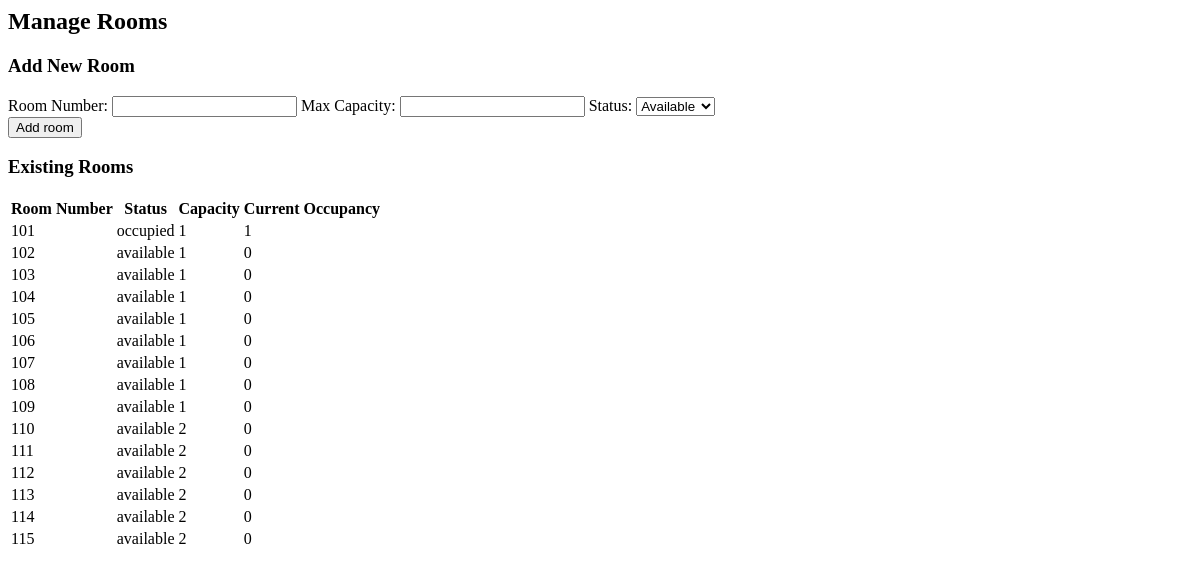
Page /manage_rooms (signed in) on the earlier database version.
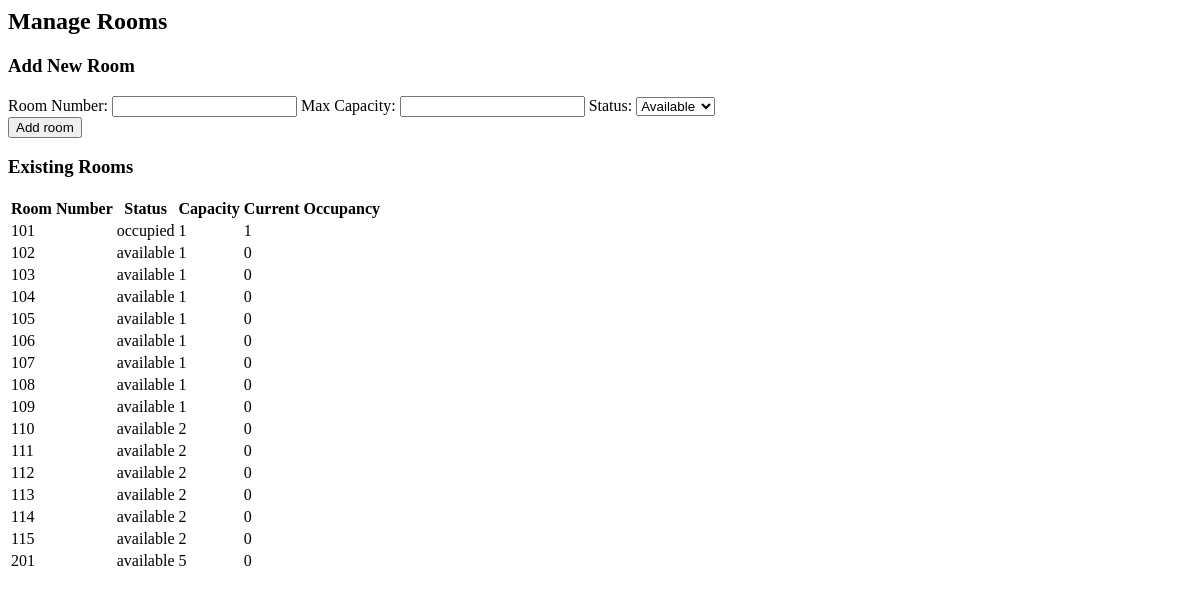
Same page on the later database version.
### tables this page shows
CREATE TABLE "rooms" (
            id INTEGER PRIMARY KEY AUTOINCREMENT,
            room_number TEXT NOT NULL UNIQUE,
            status TEXT DEFAULT 'available',
            max_capacity INTEGER NOT NULL,
            current_occupancy INTEGER DEFAULT 0
        );

### routes/routes.py (the view, shortened to what this page needs)
    @app.route("/manage_rooms", methods=["GET", "POST"])
    def manage_rooms():
        if "user" not in session or session["user_type"] != "admin":
            flash("Please log in as an admin to access this page.", "error")
            return redirect(url_for("login"))
        with get_db() as conn:
            rooms = conn.execute(
                "SELECT id, room_number, status, max_capacity, current_occupancy FROM rooms"
            ).fetchall()
        return render_template("manage_rooms.html", rooms=rooms)

### templates/manage_rooms.html (shortened to what this page needs)
<h2>Manage Rooms</h2>
<h3>Add New Room</h3>
<form id="addRoomForm">
    <label for="room_number">Room Number:</label>
    <input type="text" id="room_number" name="room_number" required>
    <label for="max_capacity">Max Capacity:</label>
    <input type="number" id="max_capacity" name="max_capacity" required>
    <label for="status"> Status:</label>
    <select id="status" name="status">
        <option value="available">Available</option>
    </select>
    <br>
    <button type="button" onclick="addRoom()">Add room</button>
</form>
<h3>Existing Rooms</h3>
{% if rooms %}
<table>
    <thead>
        <tr>
            <th>Room Number</th>
            <th>Status</th>
            <th>Capacity</th>
            <th>Current Occupancy</th>
        </tr>
    </thead>
    <tbody>
        {% for room in rooms %}
        <tr>
            <td>{{ room.room_number }}</td>
            <td>{{ room.status }}</td>
            <td>{{ room.max_capacity }}</td>
            <td>{{ room.current_occupancy }}</td>
        </tr>
        {% endfor %}
    </tbody>
</table>
{% else %}
<p>No rooms found.</p>
{% endif %}

Differences in the rows shown:
added rooms: room_number "201", status "available", max_capacity "5", current_occupancy "0"
